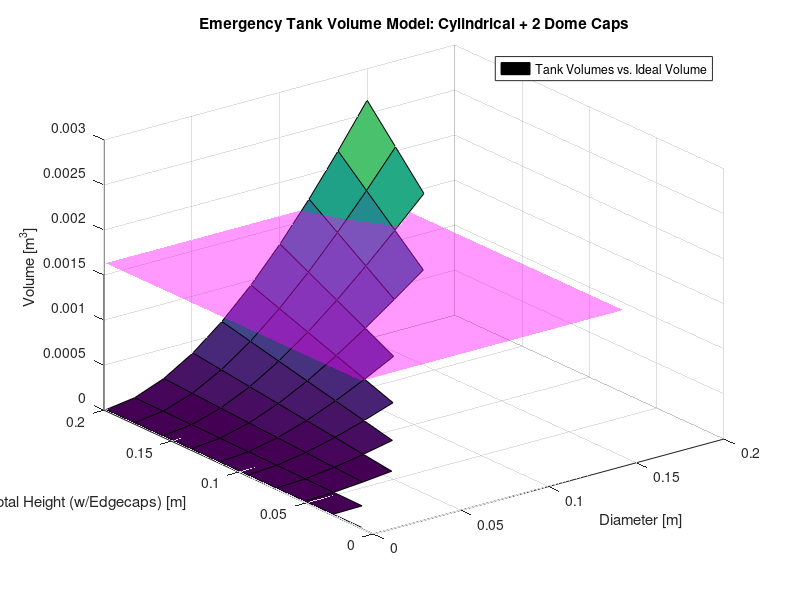
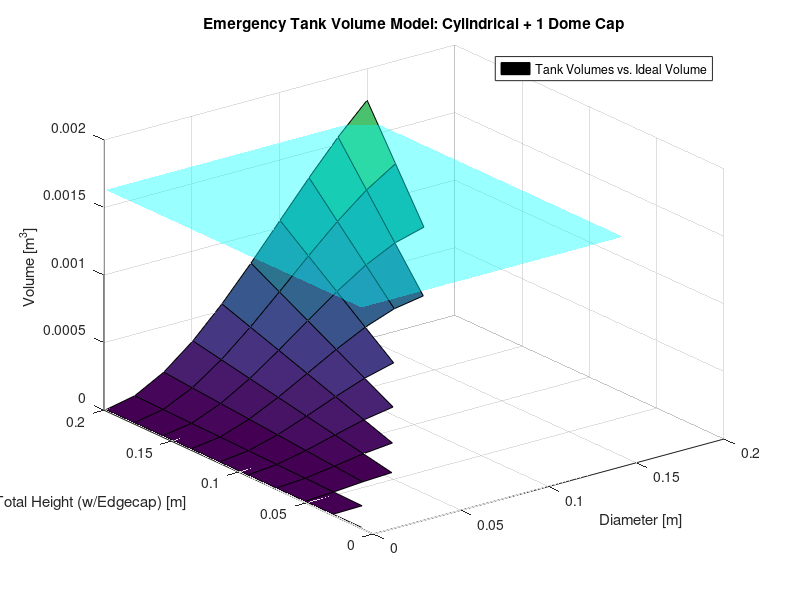
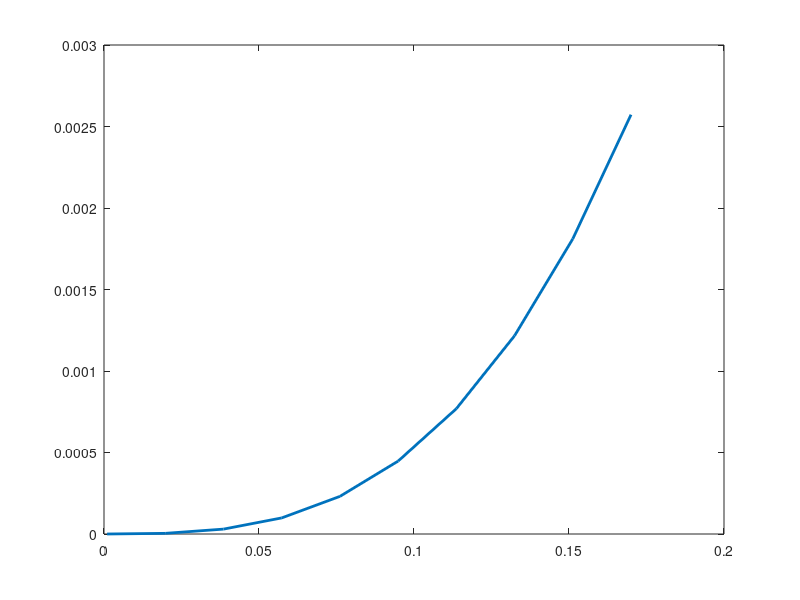

Here is the MATLAB script that generated these plots, in order: (Note: this script raises an error after producing the figures.)
clc;
clear;
close all; 

% Author: Julianna Maria Moore & Nathan Geuzaine
% Assignment: Primary & Emergency Tank Modeling 
% Purpose: 
% Date: 10/29/2026

%% Important Considerations
% Shell dimensions and packaging [50 x 45 x 21.5 cm^3]
% Insulation thickness [1 cm]
% Regulator height and attachment []
% Do modeling for Spherical vs Cylindrical tanks   
% Center of mass
% Mounting integration within the shell
% Attachments with other components
% Structures team preference: Shrunken overall emergency tank

%% Emergency Tank Dimension Selection

% {CYLINDER w/ TWO DOME CAPS (c1, first cylinder configuration)}
% *REUSE* [Ideal Gas Law: PV=nRT]
    P = 25855350; % [Pa] (aka 3750 psia) internal pressure
    n = (0.5523*1000)/(31.998); % grams of emergency O2 needed [g] / MW O2 [g/mol] = [mol]
    R = 8.3145; % [J/mol*K]
    T = 293.15; % [K]
    V_internal = (n*R*T) / (P); % internal volume in [m^3] needed for emergency O2 amount

% [Calculate Volume of Cylinder + Domes]
    D_vector_c1 = linspace(0.001, 0.15, 10); %[m], max of 10 cm or 0.1 m
    H_vector_c1 = linspace(0.01, 0.2, 10); %[m], max of 20 cm or 0.2m; OVERALL tank height including end caps

    [D_c1, H_tot_c1] = meshgrid(D_vector_c1, H_vector_c1); % computes every possible combination of volume instead of just 10 combos

    H_cyl_c1 = (H_tot_c1 - D_c1); % cylinder height only (excluding end caps)

    % Volume equations
    V_cyl_c1 = (pi * (D_c1).^2 .* (H_cyl_c1)) ./ (4); % [m^3]
    V_domes_c1 = (2)*((pi * (D_c1).^3) ./ (12)); % account for 2 dome caps
    V_tot_c1 = V_cyl_c1 + V_domes_c1; % cyl vol + 2 dome caps vol

    V_tot_c1(H_cyl_c1 < 0) = NaN;

% [Plot V_tot against vectors for Diameter and Height]
    figure();

    surf(D_c1, H_tot_c1, V_tot_c1);
    hold on;

    % Ideal internal volume (scaling)
    V_ideal = V_internal .* ones(size(V_tot_c1));

    surf(D_c1, H_tot_c1, V_ideal, 'FaceColor', 'magenta', 'FaceAlpha', 0.4, 'EdgeColor', 'none');

    grid on;
    title('Emergency Tank Volume Model: Cylindrical + 2 Dome Caps');
    xlabel('Diameter [m]');
    ylabel('Total Height (w/Edgecaps) [m]');
    zlabel('Volume [m^3]');
    legend('Tank Volumes vs. Ideal Volume');

    hold off;

% {CYLINDER w/ ONE DOME CAP (c2, second cylinder configuration)} 
% [Calculate Volume of Cylinder + One Dome Cap]
    D_vector_c2 = linspace(0.001, 0.15, 10); %[m], max of 10 cm or 0.1 m
    H_vector_c2 = linspace(0.01, 0.2, 10); %[m], max of 20 cm or 0.2m; OVERALL tank height including end caps

    [D_c2, H_tot_c2] = meshgrid(D_vector_c2, H_vector_c2); % computes every possible combination of volume instead of just 10 combos

    H_cyl_c2 = (H_tot_c2 - D_c2); % cylinder height only (excluding end caps)

    % Volume equations
    V_cyl_c2 = (pi * (D_c2).^2 .* (H_cyl_c2)) ./ (4); % [m^3]
    V_domes_c2 = (pi * (D_c2).^3) ./ (12); % account for 1 dome cap
    V_tot_c2 = V_cyl_c2 + V_domes_c2; % cyl vol + 1 dome cap vol

    V_tot_c2(H_cyl_c2 < 0) = NaN;

% [Plot V_tot against vectors for Diameter and Height]
    figure();

    surf(D_c2, H_tot_c2, V_tot_c2);
    hold on;

    % Ideal internal volume (scaling)
    V_ideal = V_internal .* ones(size(V_tot_c2));

    surf(D_c2, H_tot_c2, V_ideal, 'FaceColor', 'cyan', 'FaceAlpha', 0.4, 'EdgeColor', 'none');

    grid on;
    title('Emergency Tank Volume Model: Cylindrical + 1 Dome Cap');
    xlabel('Diameter [m]');
    ylabel('Total Height (w/Edgecap) [m]');
    zlabel('Volume [m^3]');
    legend('Tank Volumes vs. Ideal Volume');

    hold off;

% {SPHERE (s1, first sphere configuration)}

% [Calculate Volume of Sphere]
    D_vector_s1 = linspace(0.001, 0.17, 10); %[m], max of 17 cm or 0.17 m

    % Volume equation
    V_sphere_s1 = (1/6) * (pi .* (D_vector_s1).^3);

% [Plot spherical tank volume]
    figure();
    grid on;
    plot(D_vector_s1, V_sphere_s1, 'LineWidth', 2);
    hold on;
    % Display yarget internal volume
    yline(V_internal, 'r--', 'LineWidth', 2);
    xlabel('Sphere Diameter [m]');
    ylabel('Tank Volume [m^3]');
    title('Spherical Emergency Tank Volume Model');
    legend('Calculated Sphere Volume','Target Internal Volume');
    hold off;

%% Emergency Tank Material & FOS Modeling
% Configuration: Cylindrical Tank w/ Two Dome Caps
% Need F.O.S = 2
% Material: Carbon-Fiber COPV, Metal-Lined
% Operating Pressure: 25855350 [Pa] / 3750 [psia]
% Diameter (for ideal internal volume) = 11.69 cm; Height = 20 cm
% Internal Volume = 0.0016 m^3

% [Metal Liner Thickness]
% Material Choice: Alumnimum 6061-T6 
    % Reasoning: Common material, affordable, lightweight, good against corrosion 
    % *Initial assumption that metal-liner carries entire 3750 psia load*

% [FOS & Stress Equations for Metal Liner]
% FOS = sigma_fail / sigma_allow

FOS = 2;
sigma_fail_m = (276 * 10^6); % [Pa] / for Aluminum 6061-T6
sigma_allow_m = sigma_fail_m / FOS; 

% sigma_hoop = (P_internal * r_ideal) / (t)
r_ideal = 11.69/2; % [cm] / from ideal diameter of 11.69

t_cylinder = (P * r_ideal) / (sigma_allow_m);
t_dome = (P * r_ideal) / (2 * sigma_allow_m);
uniform_t = max(t_cylinder, t_dome);

% Check if thin-wall assumption is applicable
thin_wall_ratio = uniform_t / r_ideal; % should be <= 0.1

% thin wall ratio > 0.1 so use thick wall equations
t_cylinder_thick = (r_ideal) .* (sqrt((sigma_allow_m + P) ./ (sigma_allow_m - P)) - 1);
t_dome_thick = (r_ideal) .* (((2*sigma_allow_m + P) ./ (2*(sigma_allow_m - P))).^(1/3) - 1);
uniform_t_thick = max(t_cylinder_thick, t_dome_thick);

% External dimensions
D_external = 11.69 + (2 .* uniform_t_thick);
H_external = 20 + (2 .* uniform_t_thick);

% [Carbon-Fiber Overwrap Thickness]
% Material Choice: Torayca T800 Carbon-Fiber
    % Reasoning: Widely used in aero. applications, high yield strength

% [FOS & Stress Equations for Carbon Liner]
sigma_fail_c = (5.5 * 10^9); % [Pa] / for Torayca T800
sigma_allow_c = sigma_fail_c / FOS;

% Burst pressure is double the internal pressure load
P_burst = 2 * P;

% sigma_hoop = (P_internal * r_ideal) / (t)
r_carbon = D_external / 2;
t_cylinder_c = (P_burst * r_carbon) / (sigma_allow_c);
t_dome_c = (P_burst * r_carbon) / (2 * sigma_allow_c);
uniform_t_c = max(t_cylinder_c, t_dome_c);

% Check if thin-wall assumption is applicable
thin_wall_ratio_c = uniform_t_c / r_carbon; % should be <= 0.1

% Total thickness of metal + carbon liner
t_total = uniform_t_thick + uniform_t_c;

% Final dimension calculations for entire tank (external)
D_final = 11.69 + (2 .* t_total);
H_final = 20 + (2 .* t_total);
